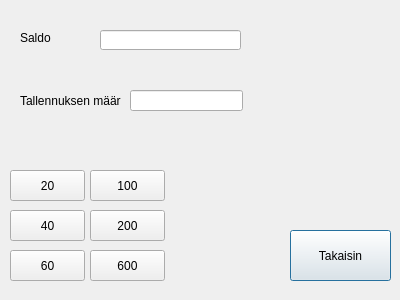
<?xml version="1.0" encoding="UTF-8"?>
<ui version="4.0">
 <class>Talletus</class>
 <widget class="QDialog" name="Talletus">
  <property name="geometry">
   <rect>
    <x>0</x>
    <y>0</y>
    <width>400</width>
    <height>300</height>
   </rect>
  </property>
  <property name="windowTitle">
   <string>Dialog</string>
  </property>
  <widget class="QLineEdit" name="lineEdit">
   <property name="geometry">
    <rect>
     <x>100</x>
     <y>30</y>
     <width>141</width>
     <height>20</height>
    </rect>
   </property>
  </widget>
  <widget class="QLabel" name="label">
   <property name="geometry">
    <rect>
     <x>20</x>
     <y>30</y>
     <width>41</width>
     <height>16</height>
    </rect>
   </property>
   <property name="text">
    <string>Saldo</string>
   </property>
  </widget>
  <widget class="QPushButton" name="pushButton">
   <property name="geometry">
    <rect>
     <x>290</x>
     <y>230</y>
     <width>101</width>
     <height>51</height>
    </rect>
   </property>
   <property name="text">
    <string>Takaisin</string>
   </property>
  </widget>
  <widget class="QLabel" name="label_2">
   <property name="geometry">
    <rect>
     <x>20</x>
     <y>90</y>
     <width>101</width>
     <height>21</height>
    </rect>
   </property>
   <property name="text">
    <string>Tallennuksen määrä</string>
   </property>
  </widget>
  <widget class="QLineEdit" name="lineEdit_2">
   <property name="geometry">
    <rect>
     <x>130</x>
     <y>90</y>
     <width>113</width>
     <height>21</height>
    </rect>
   </property>
  </widget>
  <widget class="QPushButton" name="pushButton_2">
   <property name="geometry">
    <rect>
     <x>10</x>
     <y>170</y>
     <width>75</width>
     <height>31</height>
    </rect>
   </property>
   <property name="text">
    <string>20</string>
   </property>
  </widget>
  <widget class="QPushButton" name="pushButton_3">
   <property name="geometry">
    <rect>
     <x>10</x>
     <y>210</y>
     <width>75</width>
     <height>31</height>
    </rect>
   </property>
   <property name="text">
    <string>40</string>
   </property>
  </widget>
  <widget class="QPushButton" name="pushButton_4">
   <property name="geometry">
    <rect>
     <x>10</x>
     <y>250</y>
     <width>75</width>
     <height>31</height>
    </rect>
   </property>
   <property name="text">
    <string>60</string>
   </property>
  </widget>
  <widget class="QPushButton" name="pushButton_5">
   <property name="geometry">
    <rect>
     <x>90</x>
     <y>170</y>
     <width>75</width>
     <height>31</height>
    </rect>
   </property>
   <property name="text">
    <string>100</string>
   </property>
  </widget>
  <widget class="QPushButton" name="pushButton_6">
   <property name="geometry">
    <rect>
     <x>90</x>
     <y>210</y>
     <width>75</width>
     <height>31</height>
    </rect>
   </property>
   <property name="text">
    <string>200</string>
   </property>
  </widget>
  <widget class="QPushButton" name="pushButton_7">
   <property name="geometry">
    <rect>
     <x>90</x>
     <y>250</y>
     <width>75</width>
     <height>31</height>
    </rect>
   </property>
   <property name="text">
    <string>600</string>
   </property>
  </widget>
 </widget>
 <resources/>
 <connections/>
</ui>
